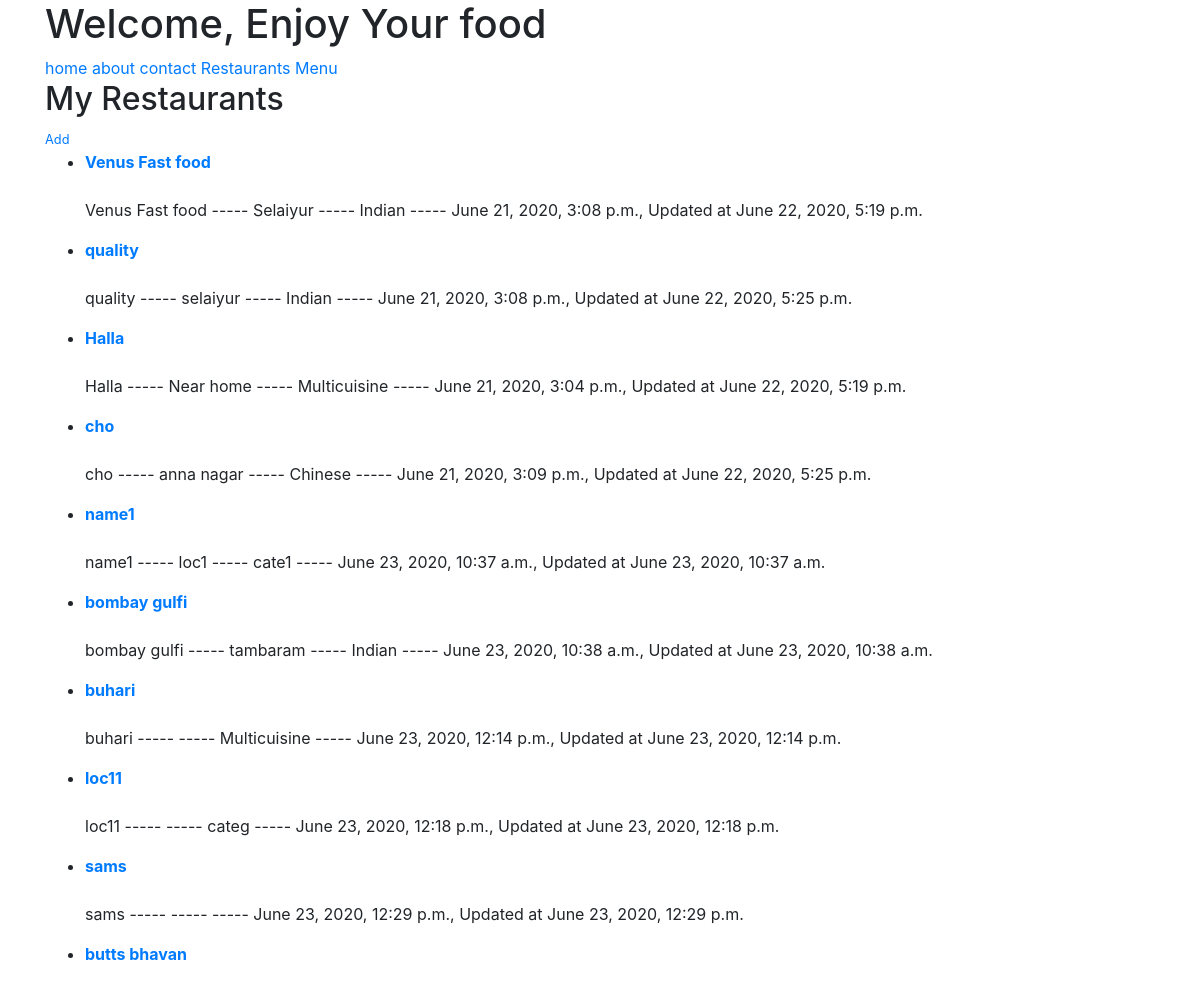
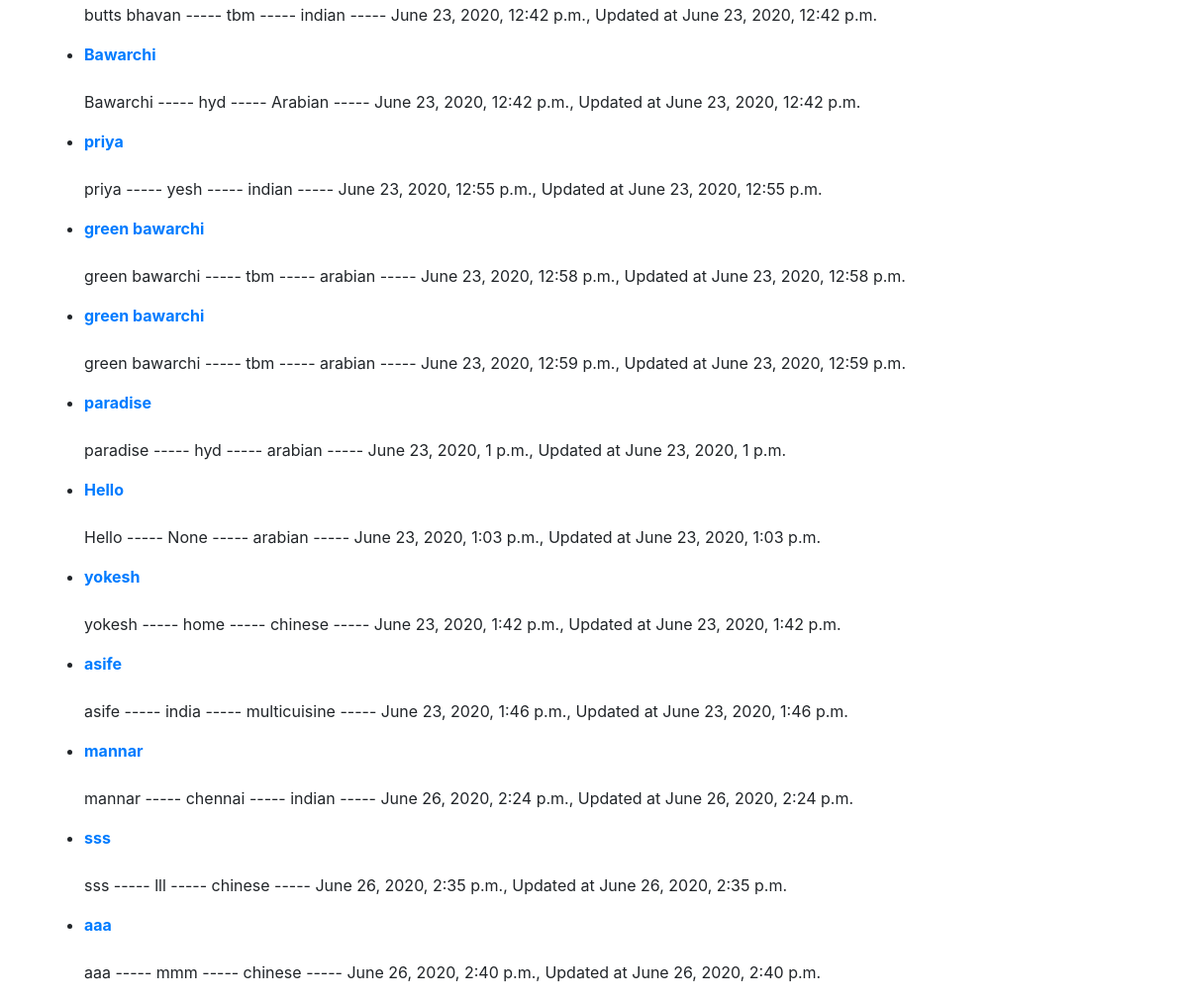
The page /Restaurant-list/ (signed in) on the database its author committed (2 pictures, top to bottom).
### restaurant_app/models.py (models this page shows, shortened)
class RestaurantLocation(models.Model):
	owner=models.ForeignKey(User,on_delete=models.CASCADE)
	name=models.CharField(max_length=120)
	location=models.CharField(max_length=120,null=True,blank=True)
	Category=models.CharField(max_length=120,null=True,blank=False,validators=[validate_category])
	timestamp=models.DateTimeField(auto_now_add=True)
	updated=models.DateTimeField(auto_now=True)
	slug=models.SlugField(null=True,blank=True)
	def __str__(self):
		return self.name
	def get_absolute_url(self):
		return reverse("Restaurant-Detail", kwargs={'slug':self.slug})

### restaurant_app/views.py (the view)
# urls.py: path('Restaurant-list/',RestaurantListView.as_view(),name="restaurantlist"),
class RestaurantListView(LoginRequiredMixin,ListView):
	template_name="restaurants/restaurant_list.html"
	login_url="/login/"
	queryset=RestaurantLocation.objects.all()
	def get_queryset(self):
		return RestaurantLocation.objects.filter(owner=self.request.user)

### restaurant_app/templates/restaurants/restaurant_list.html (shortened to what this page needs)
{% extends "base.html" %}
{% block content %}
<h2>My Restaurants</h2><small><a href='{% url "Createrestaurantlist" %}'>Add</a></small>
	{% for obj in object_list %}
<ul><li>
		<b><a href='{{ obj.get_absolute_url }}'>{{ obj }}</a></b>
		<br>
		<br>
		<p> {{ obj.name }} ----- {{ obj.location }} ----- {{ obj.Category }} ----- {{ obj.timestamp }}, Updated at {{obj.updated}} </p>
</li></ul>
{% empty %}
<li><a href='{% url "Createrestaurantlist" %}'>Add a Restaurant</a></li>
{}
	{% endfor %}
{% endblock %}

### restaurant_app/templates/base.html (shortened to what this page needs)
<!DOCTYPE html>
<html lang="en">
<head>
</head>
<body>
{% include 'snippets/css.html' %}
{% include 'snippets/nav.html' %}
	<div class="container">
		{% block content %}
		{% endblock content %}
	</div>
</body>
</html>

### restaurant_app/templates/snippets/css.html (shortened to what this page needs)
<link rel="stylesheet" href="https://stackpath.bootstrapcdn.com/bootstrap/4.5.0/css/bootstrap.min.css">

### restaurant_app/templates/snippets/nav.html
<div class="container">
	<h1>Welcome, Enjoy Your food</h1>
	<a href='{% url "home"%}'>home</a>
	<a href='{% url "about"%}'>about</a>
	<a href='{% url "contact"%}'>contact</a>
	{% if request.user.is_authenticated %}
	<a href='{% url "restaurantlist"%}'>Restaurants</a>
	<a href='{% url "menuslist"%}'>Menu</a>
	{% endif %}
</div>

### rows shown on the page
RestaurantLocation: name "Venus Fast food", location "Selaiyur", Category "Indian", timestamp "June 21, 2020, 3:08 p.m.", updated "June 22, 2020, 5:19 p.m."
RestaurantLocation: name "quality", location "selaiyur", Category "Indian", timestamp "June 21, 2020, 3:08 p.m.", updated "June 22, 2020, 5:25 p.m."
RestaurantLocation: name "Halla", location "Near home", Category "Multicuisine", timestamp "June 21, 2020, 3:04 p.m.", updated "June 22, 2020, 5:19 p.m."
RestaurantLocation: name "cho", location "anna nagar", Category "Chinese", timestamp "June 21, 2020, 3:09 p.m.", updated "June 22, 2020, 5:25 p.m."
RestaurantLocation: name "name1", location "loc1", Category "cate1", timestamp "June 23, 2020, 10:37 a.m.", updated "June 23, 2020, 10:37 a.m."
RestaurantLocation: name "bombay gulfi", location "tambaram", Category "Indian", timestamp "June 23, 2020, 10:38 a.m.", updated "June 23, 2020, 10:38 a.m."
RestaurantLocation: name "buhari", Category "Multicuisine", timestamp "June 23, 2020, 12:14 p.m.", updated "June 23, 2020, 12:14 p.m."
RestaurantLocation: name "loc11", Category "categ", timestamp "June 23, 2020, 12:18 p.m.", updated "June 23, 2020, 12:18 p.m."
RestaurantLocation: name "sams", timestamp "June 23, 2020, 12:29 p.m.", updated "June 23, 2020, 12:29 p.m."
RestaurantLocation: name "butts bhavan", location "tbm", Category "indian", timestamp "June 23, 2020, 12:42 p.m.", updated "June 23, 2020, 12:42 p.m."
RestaurantLocation: name "Bawarchi", location "hyd", Category "Arabian", timestamp "June 23, 2020, 12:42 p.m.", updated "June 23, 2020, 12:42 p.m."
RestaurantLocation: name "priya", location "yesh", Category "indian", timestamp "June 23, 2020, 12:55 p.m.", updated "June 23, 2020, 12:55 p.m."
RestaurantLocation: name "green bawarchi", location "tbm", Category "arabian", timestamp "June 23, 2020, 12:58 p.m.", updated "June 23, 2020, 12:58 p.m."
RestaurantLocation: name "green bawarchi", location "tbm", Category "arabian", timestamp "June 23, 2020, 12:59 p.m.", updated "June 23, 2020, 12:59 p.m."
RestaurantLocation: name "paradise", location "hyd", Category "arabian", timestamp "June 23, 2020, 1 p.m.", updated "June 23, 2020, 1 p.m."
RestaurantLocation: name "Hello", location "None", Category "arabian", timestamp "June 23, 2020, 1:03 p.m.", updated "June 23, 2020, 1:03 p.m."
RestaurantLocation: name "yokesh", location "home", Category "chinese", timestamp "June 23, 2020, 1:42 p.m.", updated "June 23, 2020, 1:42 p.m."
RestaurantLocation: name "asife", location "india", Category "multicuisine", timestamp "June 23, 2020, 1:46 p.m.", updated "June 23, 2020, 1:46 p.m."
RestaurantLocation: name "mannar", location "chennai", Category "indian", timestamp "June 26, 2020, 2:24 p.m.", updated "June 26, 2020, 2:24 p.m."
RestaurantLocation: name "sss", location "lll", Category "chinese", timestamp "June 26, 2020, 2:35 p.m.", updated "June 26, 2020, 2:35 p.m."
RestaurantLocation: name "aaa", location "mmm", Category "chinese", timestamp "June 26, 2020, 2:40 p.m.", updated "June 26, 2020, 2:40 p.m."
